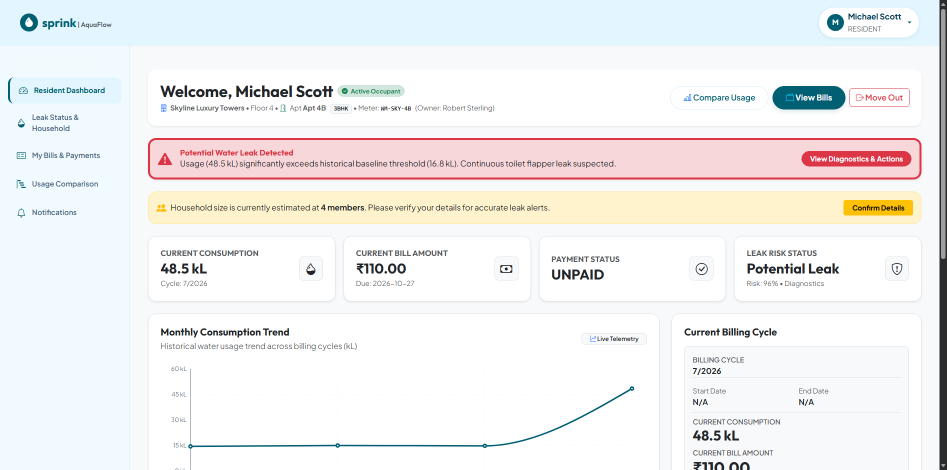
#> input picture Resident_Dashboard_Leak_Alert.png, 1894 x 940 px (shown at 1/2 size)
$ python crop_ui_sections.py
#> lines starting #> are read from the running program, lines starting #| are printed output that depends on the picture
from PIL import Image

# 1. Clean crop of Resident Dashboard down to stat cards only (no cutoff line below)
dash = Image.open("Resident_Dashboard_Leak_Alert.png")
#> dash is the input picture: PIL image 1894x940 RGB; mean R, G, B 240.8, 240.2, 240
# x1=275, y1=125, x2=1885, y2=642
cropped_dash = dash.crop((275, 125, 1885, 642))
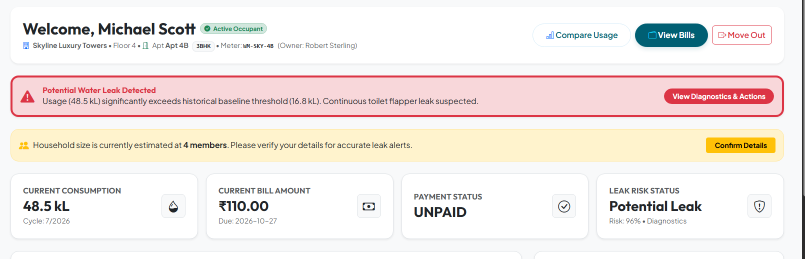
#> cropped_dash: PIL image 1610x517 RGB (shown at 1/2 size); mean R, G, B 243, 234.3, 230.3
cropped_dash.save("Cropped_Resident_Dashboard_Alert.png")
print(f"Clean cropped dashboard saved: {cropped_dash.size}")
#| Clean cropped dashboard saved: (1610, 517)

# 2. Also crop a clean version of the Leak Diagnostics Hero Card
diag = Image.open("Resident_Leak_Diagnostics_Status.png")
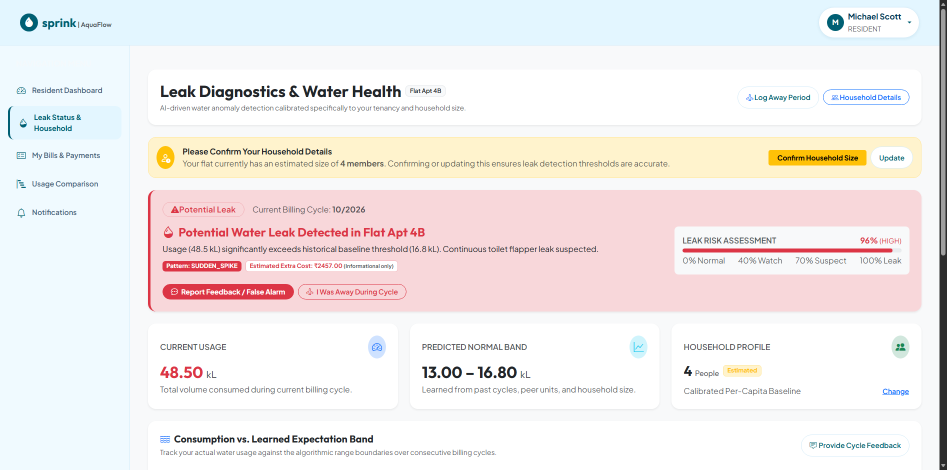
#> input picture Resident_Leak_Diagnostics_Status.png, 1894 x 940 px (shown at 1/2 size)
#> diag is the input picture: PIL image 1894x940 RGB; mean R, G, B 241.6, 236.6, 236
# x1=275, y1=125, x2=1885, y2=870
cropped_diag = diag.crop((275, 125, 1885, 870))
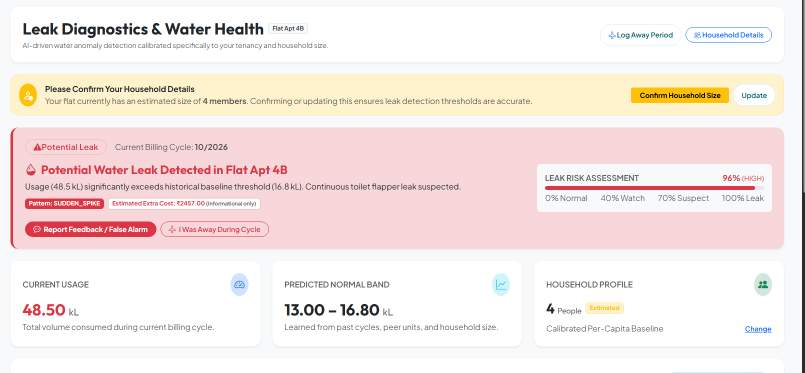
#> cropped_diag: PIL image 1610x745 RGB (shown at 1/2 size); mean R, G, B 245.6, 233.3, 230.1
cropped_diag.save("Cropped_Resident_Diagnostics_Hero.png")
print(f"Clean cropped diagnostics saved: {cropped_diag.size}")
#| Clean cropped diagnostics saved: (1610, 745)
